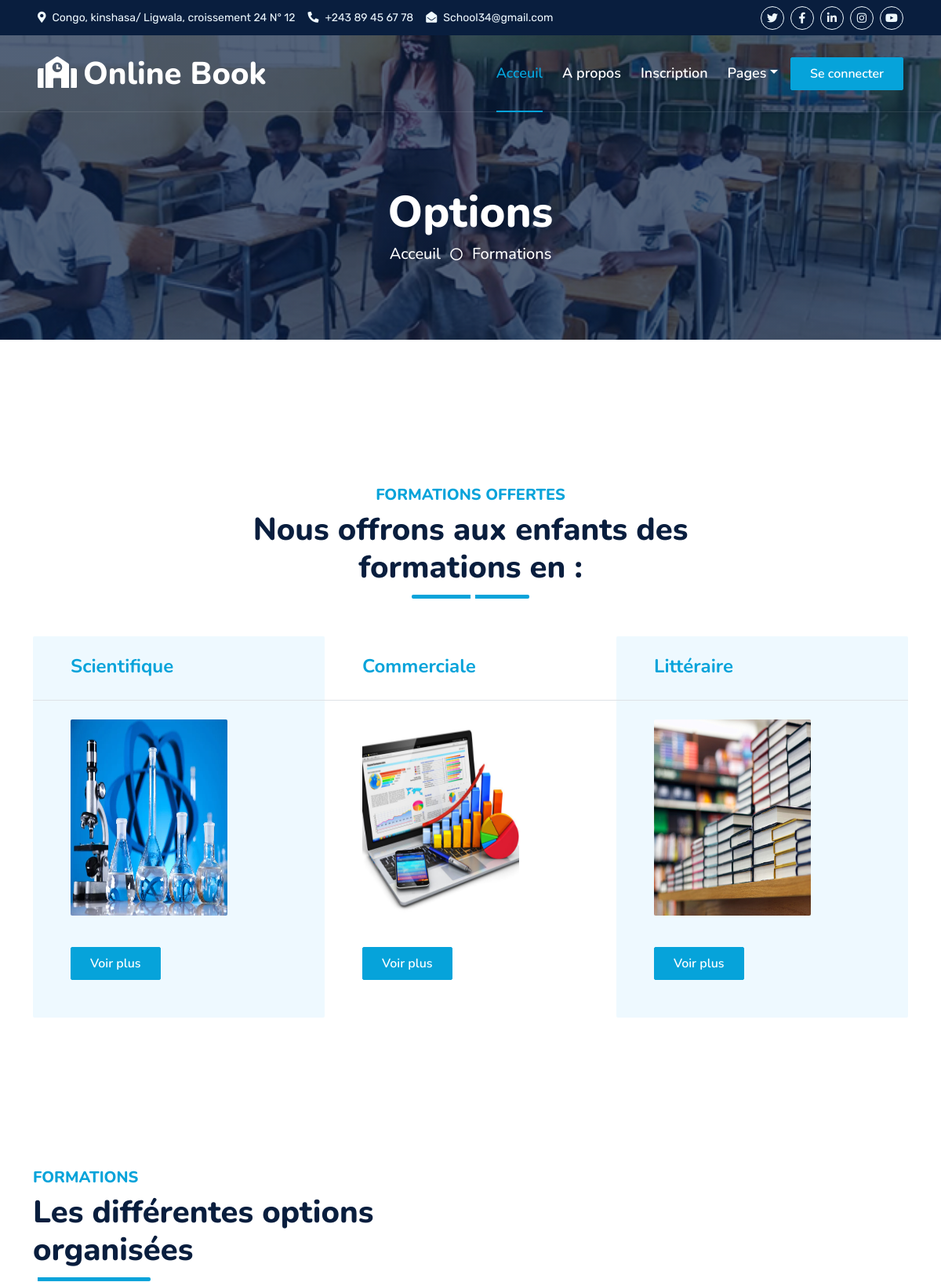
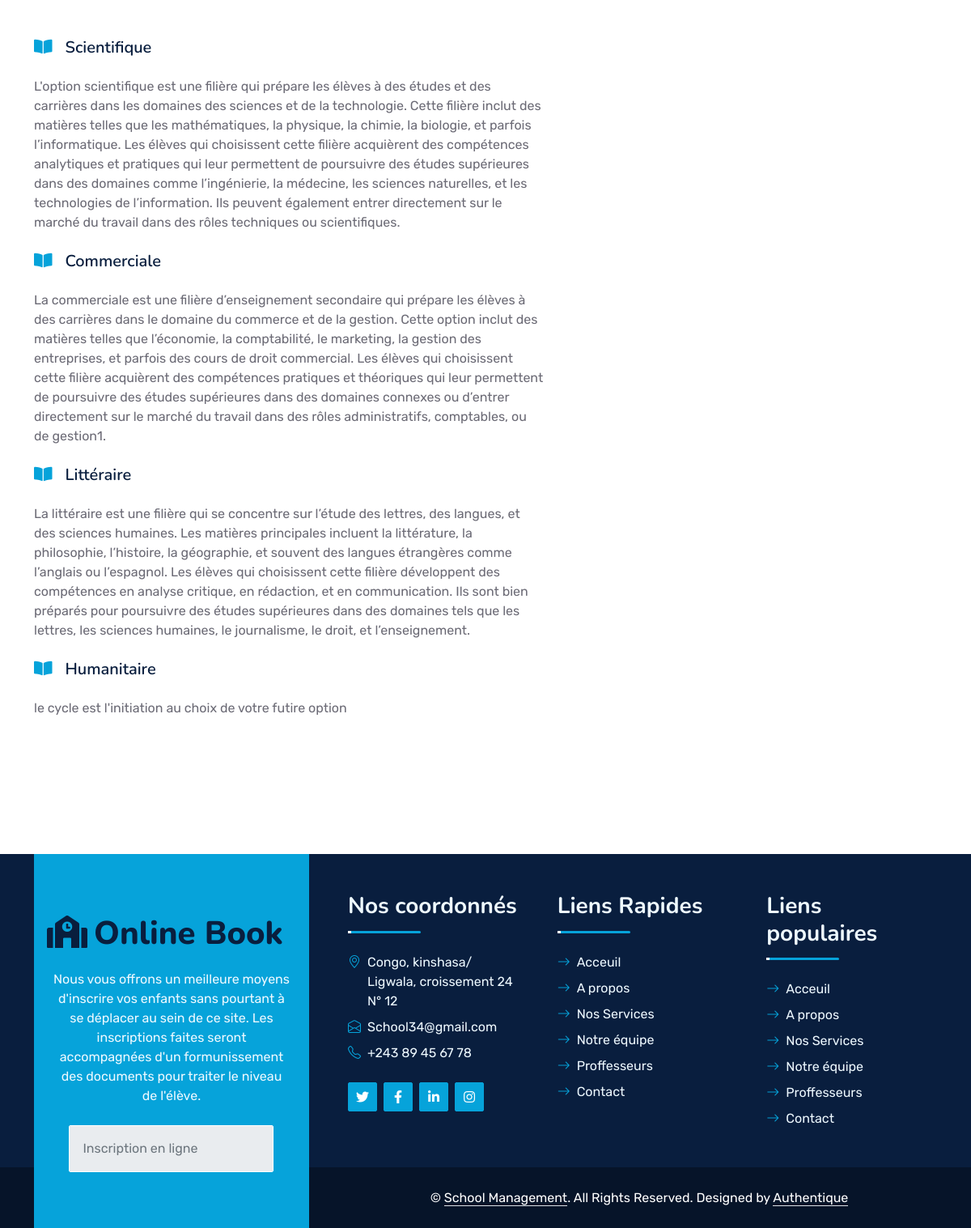
Screenshot of /options.php with the database file from the repository (2 pictures, top to bottom).
### tables this page shows
CREATE TABLE `options` (
  `id` int NOT NULL,
  `nom` varchar(50) NOT NULL,
  `description` text NOT NULL
);

### Controller/MainController.php (called while the page is built, shortened)
<?php
class MainController{
    public $connexion;
    public $password = "";
    public $username ="root";
    public $database ="school";
    public $serveur ="localhost";
    public function __construct()
    {
        $this->connexion = new PDO("mysql:host=$this->serveur;dbname=$this->database",$this->username,$this->password);
    }
    public function options()
    {
       $request = $this->connexion->prepare("SELECT * FROM options");
        $request->execute();
        $options = $request->fetchAll(PDO::FETCH_ASSOC);
       return $options;
    }
}
?>

### options.php (the view, shortened to what this page needs)
<?php
    require "Layourt/header.php";
    require "Controller/MainController.php";
    $request = new MainController();
    $options = $request->options();
?>
        <div class="container-fluid bg-primary py-5 bg-header" style="margin-bottom: 90px;">
            <div class="row py-5">
                <div class="col-12 pt-lg-5 mt-lg-5 text-center">
                    <h1 class="display-4 text-white animated zoomIn">Options</h1>
                    <a href="index.php" class="h5 text-white">Acceuil</a>
                    <i class="far fa-circle text-white px-2"></i>
                    <a href="#option" class="h5 text-white">Formations</a>
                </div>
            </div>
        </div>
    </div>
    <div class="container-fluid py-5 wow fadeInUp" data-wow-delay="0.1s">
        <div class="container py-5">
            <div class="section-title text-center position-relative pb-3 mb-5 mx-auto" style="max-width: 600px;">
                <h5 class="fw-bold text-primary text-uppercase">Formations offertes</h5>
                <h1 class="mb-0">Nous offrons aux enfants des formations en :</h1>
            </div>
            <div class="row g-0">
                <?php
                $array = ['light','white','light'];
                $img = ['sc.jpg','com.jpg','lit.jpg'];
                $time = ['0.1s','0.4s','0.7s'];
                foreach($options as $k => $option):?>
                    <?php if($k < 3):?>
                        <div class="col-lg-4 wow slideInUp" data-wow-delay="<?=$time[$k]?>">
                            <div class="bg-<?=$array[$k]?> rounded">
                                <div class="border-bottom py-4 px-5 mb-4">
                                    <h4 class="text-primary mb-1"><?= $option['nom']?></h4>
                                </div>
                                <div class="p-5 pt-0">
                                    <p>
                                        <img src="img/<?=$img[$k]?>" alt="" class="rounded" height="250" width="200">
                                    </p>
                                    <a href="#option" class="btn btn-primary py-2 px-4 mt-4">Voir plus</a>
                                </div>
                            </div>
                        </div>
                    <?php endif?>
                <?php endforeach?>
            </div>
        </div>
    </div>
    <div class="container-fluid py-5 wow fadeInUp" data-wow-delay="0.1s">
        <div class="container py-5">
            <div class="row g-5">
                <div class="col-lg-7">
                    <div class="section-title position-relative pb-3 mb-5">
                        <h5 class="fw-bold text-primary text-uppercase"  id="option">Formations</h5>
                        <h1 class="mb-0">Les différentes options organisées</h1>
                    </div>
                    <?php foreach($options as $option):?>
                    <div class="row gx-3">
                        <div class="col-sm-6 wow zoomIn" data-wow-delay="0.2s">
                            <h5 class="mb-4"  data-wow-delay="0.6s"><i class="fa fa-book-open text-primary me-3"></i><?= $option['nom']?></h5>
                        </div>
                    </div>
                    <p class="mb-4"><?= $option['description']?></p>
                    <?php endforeach?>
                </div>
            </div>
        </div>
    </div>
<?php
    require "Layourt/footer.php"
?>

### css/style.css (style rules this page uses)
:root { --primary: #06A3DA; --secondary: #34AD54; --light: #EEF9FF; --dark: #091E3E; }
h1, h2, .fw-bold { font-weight: 800 !important; }
h3, h4, .fw-semi-bold { font-weight: 700 !important; }
h5, h6, .fw-medium { font-weight: 600 !important; }
.btn { font-family: 'Nunito', sans-serif; font-weight: 600; transition: .5s; }
.btn-primary, .btn-secondary { color: #FFFFFF; box-shadow: inset 0 0 0 50px transparent; }
.section-title::before { position: absolute; content: ""; width: 150px; height: 5px; left: 0; bottom: 0; background: var(--primary); border-radius: 2px; }
.section-title.text-center::before { left: 50%; margin-left: -75px; }
.section-title::after { position: absolute; content: ""; width: 6px; height: 5px; bottom: 0px; background: #FFFFFF; -webkit-animation: section-title-run 5s infinite linear; animation: section-title-run 5s infinite linear; }
.section-title.text-center::after { -webkit-animation: section-title-run-center 5s infinite linear; animation: section-title-run-center 5s infinite linear; }
.bg-header { background: linear-gradient(rgba(9, 30, 62, .7), rgba(9, 30, 62, .7)), url(../img/el.jpg) center center no-repeat; background-size: cover; }

### options.php (style rules this page uses)
.bg-header { background: linear-gradient(rgba(9, 30, 62, .7), rgba(9, 30, 62, .7)), url(img/el3.jpg) center center no-repeat; background-size: cover; }

### rows the page displays
options: nom "Scientifique", shows a picture, description "L'option scientifique est une filière qui prépare les élèves à des études et des carrières dans les domaines des sciences et de la technologie. Cette filière inclut des matières telles que les mathématiques, la physique, la chimie, la biologie, et parfois l’informatique. Les élèves qui choisissent cette filière acquièrent des compétences analytiques et pratiques qui leur permettent de poursuivre des études supérieures dans des domaines comme l’ingénierie, la médecine, les sciences naturelles, et les technologies de l’information. Ils peuvent également entrer directement sur le marché du travail dans des rôles techniques ou scientifiques."
options: nom "Commerciale", shows a picture, description "La commerciale est une filière d’enseignement secondaire qui prépare les élèves à des carrières dans le domaine du commerce et de la gestion. Cette option inclut des matières telles que l’économie, la comptabilité, le marketing, la gestion des entreprises, et parfois des cours de droit commercial. Les élèves qui choisissent cette filière acquièrent des compétences pratiques et théoriques qui leur permettent de poursuivre des études supérieures dans des domaines connexes ou d’entrer directement sur le marché du travail dans des rôles administratifs, comptables, ou de gestion1."
options: nom "Littéraire", shows a picture, description "La littéraire est une filière qui se concentre sur l’étude des lettres, des langues, et des sciences humaines. Les matières principales incluent la littérature, la philosophie, l’histoire, la géographie, et souvent des langues étrangères comme l’anglais ou l’espagnol. Les élèves qui choisissent cette filière développent des compétences en analyse critique, en rédaction, et en communication. Ils sont bien préparés pour poursuivre des études supérieures dans des domaines tels que les lettres, les sciences humaines, le journalisme, le droit, et l’enseignement."
options: nom "Humanitaire", description "le cycle est l'initiation au choix de votre futire option"
